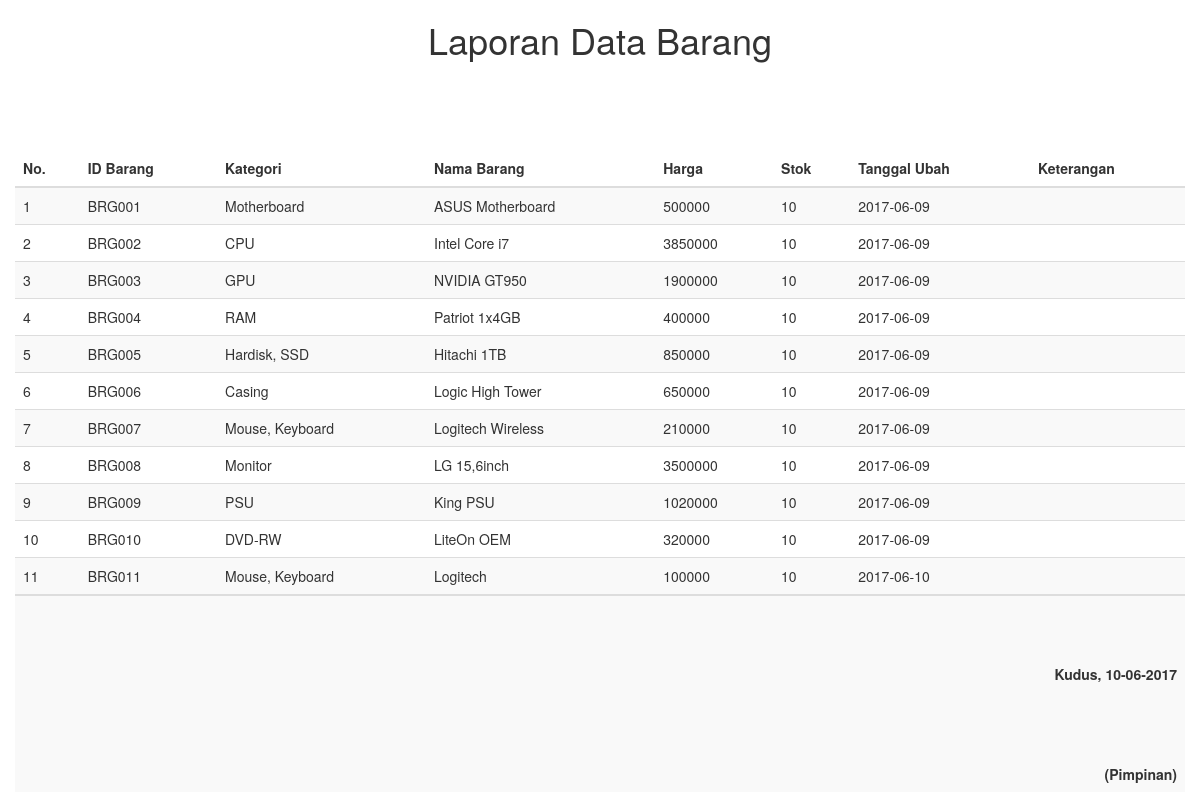
/admin/barang_laporan.php (signed in), run on the app's committed database.
### tables this page shows
CREATE TABLE IF NOT EXISTS `barang` (
  `id_barang` varchar(15) NOT NULL DEFAULT '',
  `id_kategori` varchar(15) DEFAULT NULL,
  `nama_barang` varchar(100) DEFAULT NULL,
  `harga` decimal(10,0) DEFAULT NULL,
  `stok` int(11) DEFAULT NULL,
  `foto` text,
  `tanggal_ubah` date DEFAULT NULL,
  `keterangan_barang` varchar(100) DEFAULT NULL
);

CREATE TABLE IF NOT EXISTS `kategori` (
  `id_kategori` varchar(15) NOT NULL DEFAULT '',
  `nama_kategori` varchar(50) DEFAULT NULL,
  `keterangan_kategori` varchar(100) DEFAULT NULL
);

### admin/barang_laporan.php (the view, shortened to what this page needs)
<?php
	if (isset($_SESSION['ses_id_karyawan'])=="") {
		echo"<meta http-equiv='refresh' content='0;url=../login.php'>";
	} else {
?>
<!doctype html>
<html lang="id"><head>
        <link rel="stylesheet" href="../assets/css/bootstrap.min.css" />
	</head>
    <body>
        <div class="col-sm-12">
            <h1 style="text-align: center;">Laporan Data Barang</h1>
            <br><br><br><br>
            <div>
                <table class="table table-striped">
                    <thead>
                        <tr>
                            <th>No.</th>
							<th>ID Barang</th>
							<th>Kategori</th>
							<th>Nama Barang</th>
							<th>Harga</th>
							<th>Stok</th>
							<th>Tanggal Ubah</th>
							<th>Keterangan</th>
                        </tr>
                    </thead>
                    <tbody>
                        <?php
							$sql = mysql_query("SELECT * FROM barang,kategori WHERE barang.id_kategori=kategori.id_kategori ORDER BY id_barang")
                                    or die (mysql_error());
                            $no=1;
                            while ($data = mysql_fetch_array($sql)) {
                        ?>
                        <tr>
                            <td><?php echo $no; ?></td>
                            <td><?php echo $data['id_barang']; ?></td>
                            <td><?php echo $data['nama_kategori']; ?></td>
							<td><?php echo $data['nama_barang']; ?></td>
							<td><?php echo $data['harga']; ?></td>
							<td><?php echo $data['stok']; ?></td>
							<td><?php echo $data['tanggal_ubah']; ?></td>
							<td><?php echo $data['keterangan_barang']; ?></td>
                         </tr>
                            <?php
                                $no++;
                                }
                            ?>
                    </tbody>
                        <tr>
							<td colspan="12" align="right">
								<b>
									<br><br><br>
									Kudus, <?php
                                    	echo date('d-m-Y');
                                    ?>
                              		<br><br><br><br><br>
                              		(Pimpinan)
                          		</b>
							</td>
						</tr>
                </table>
            </div>
        </div>
    </body>
</html>
<?php
}
?>

### data on the page
barang: id_barang "BRG001", id_kategori.nama_kategori "Motherboard", nama_barang "ASUS Motherboard", harga "500000", stok "10", tanggal_ubah "2017-06-09"
barang: id_barang "BRG002", id_kategori.nama_kategori "CPU", nama_barang "Intel Core i7", harga "3850000", stok "10", tanggal_ubah "2017-06-09"
barang: id_barang "BRG003", id_kategori.nama_kategori "GPU", nama_barang "NVIDIA GT950", harga "1900000", stok "10", tanggal_ubah "2017-06-09"
barang: id_barang "BRG004", id_kategori.nama_kategori "RAM", nama_barang "Patriot 1x4GB", harga "400000", stok "10", tanggal_ubah "2017-06-09"
barang: id_barang "BRG005", id_kategori.nama_kategori "Hardisk, SSD", nama_barang "Hitachi 1TB", harga "850000", stok "10", tanggal_ubah "2017-06-09"
barang: id_barang "BRG006", id_kategori.nama_kategori "Casing", nama_barang "Logic High Tower", harga "650000", stok "10", tanggal_ubah "2017-06-09"
barang: id_barang "BRG007", id_kategori.nama_kategori "Mouse, Keyboard", nama_barang "Logitech Wireless", harga "210000", stok "10", tanggal_ubah "2017-06-09"
barang: id_barang "BRG008", id_kategori.nama_kategori "Monitor", nama_barang "LG 15,6inch", harga "3500000", stok "10", tanggal_ubah "2017-06-09"
barang: id_barang "BRG009", id_kategori.nama_kategori "PSU", nama_barang "King PSU", harga "1020000", stok "10", tanggal_ubah "2017-06-09"
barang: id_barang "BRG010", id_kategori.nama_kategori "DVD-RW", nama_barang "LiteOn OEM", harga "320000", stok "10", tanggal_ubah "2017-06-09"
barang: id_barang "BRG011", id_kategori.nama_kategori "Mouse, Keyboard", nama_barang "Logitech", harga "100000", stok "10", tanggal_ubah "2017-06-10"
